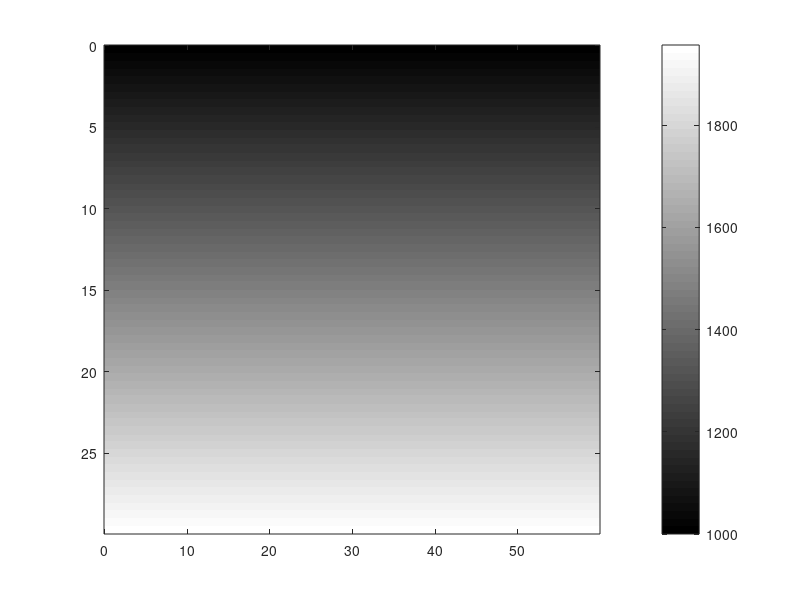

Source code (MATLAB): (Note: this script raises an error after producing the figure.)
% This code is an example for solving 2D ray equations using MATLAB
% ODE solver. 
% The original code is in Python developed by Matteo Ravasi can be fount
% in:
% https://github.com/DIG-Kaust/Seismology/tree/main/RayTrace
%
% Converted from Python to MATLAB by: Navid Amini
% email: amini[underline]navid[at]yahoo[dot]com


clc, clear

% Spatial axes
dx = 100;
dz = 100; 
x = 0:dx:60000-dx;
z = 0:dz:30000-dx;

[xx, zz]= meshgrid(x, z);

% Velocity model
vel = 1000 + 0.032 * zz;

% Source location
ixs = 300;
izs = 1;
source = [x(ixs), z(izs)]; 

% Take off angles
thetas = -60:10:60;

% Vector of lengths
lstep = [0 1e5];

imagesc(x/1000,z/1000,vel), colormap gray; colorbar
hold on

% Raytrace
raytrace(vel, x, z, dx, dz, lstep, source, thetas, ixs, izs);

axis equal, axis tight
xlabel('x (Km)')
ylabel('z (Km)')
